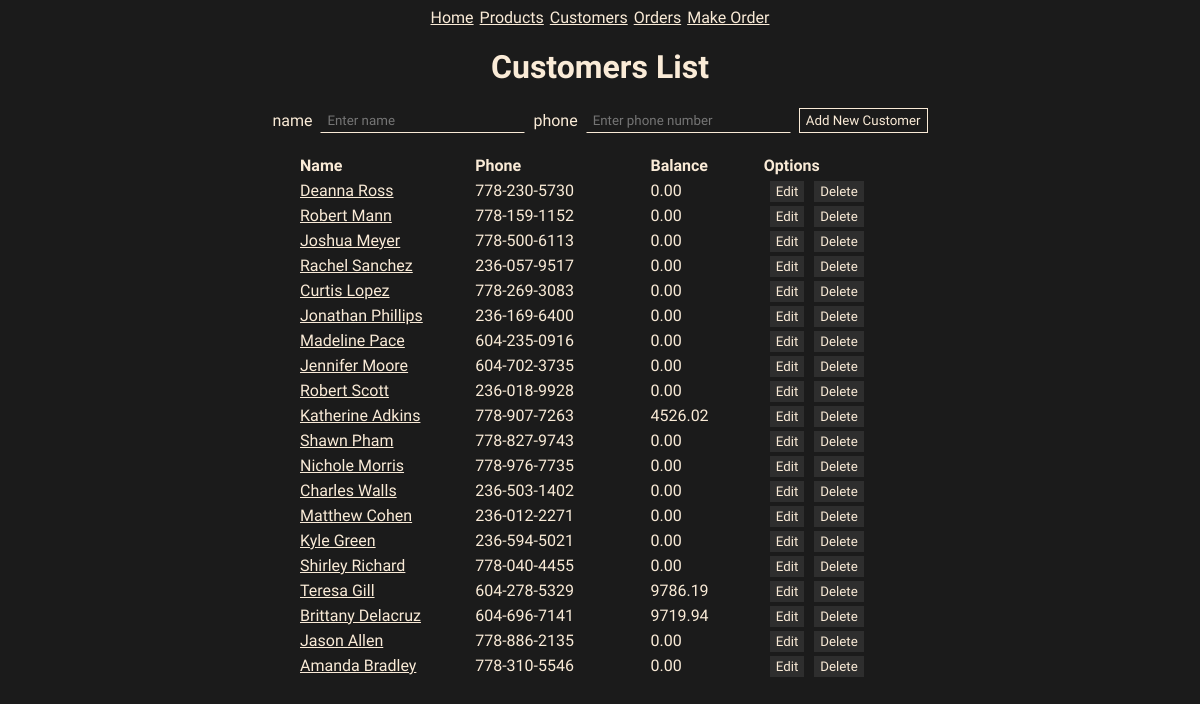
Before: /customers/ with the older database file.
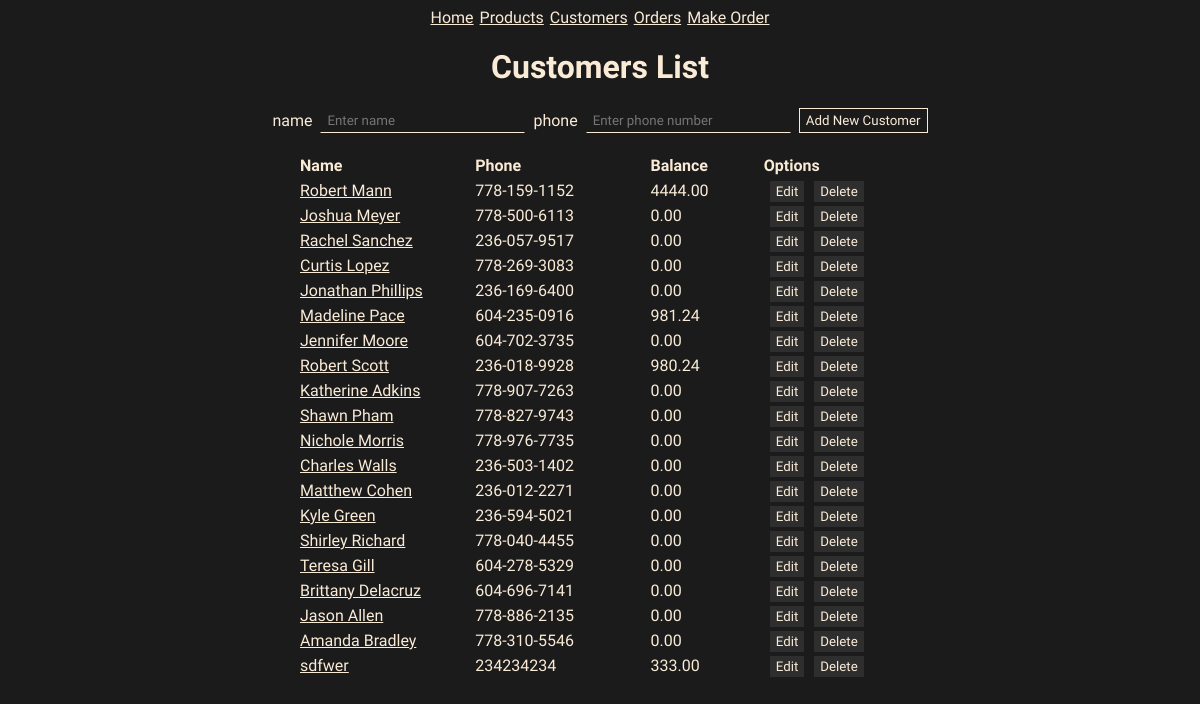
After: the same page with the newer database file.
### models.py (models this page shows)
class Customer(db.Model):
    id = mapped_column(Integer, primary_key=True)
    name = mapped_column(String(50), nullable=False, unique=True)
    phone = mapped_column(String(50), nullable=False)
    balance = mapped_column(Numeric, nullable=False, default=0)
    orders = relationship("Order", back_populates="customer")
    def to_json(self):
        self.balance = round(self.balance, 2)
        return {
            "id":self.id,
            "name":self.name,
            "phone": self.phone,
            "balance": self.balance
        }

### routes/customers.py (the view)
@customers_bp.route("/", methods=['GET', 'POST'])
def customers_list():
    if request.method == 'POST':
        name = request.form['name']
        phone =request.form['phone']
        new_customer = Customer(name=name, phone=phone)
        db.session.add(new_customer)
        db.session.commit()
        return redirect("/")
    else:
        statement = db.select(Customer).order_by(Customer.id)
        results = db.session.execute(statement)
        customers = []
        for customer in results.scalars():
            json_record = Customer.to_json(customer)
            customers.append(json_record)
        return render_template("customers.html", customers = customers)

### templates/customers.html
{% extends "base.html" %}
{% block content %}
<h1>Customers List</h1>
<div class="container">
    <form action="/customers" method="POST">
        name<input type="text" name="name" placeholder="Enter name">
        phone<input type="text" name="phone" placeholder="Enter phone number">
        <input type="submit" value="Add New Customer" class="button">
    </form>
    <table>
        <thead>
            <tr>
                <th scope="col" width="90">Name</th>
                <th scope="col" width="90">Phone</th>
                <th scope="col" width="40">Balance</th>
                <th scope="col" width="70">Options</th>
            </tr>
        </thead>
        <tbody>
            {% for customer in customers %}
            <tr>
                <td><a href="/customers/{{customer.id}}">{{ customer.name }}</a></td>
                <td>{{ customer.phone }}</td>
                <td>{{ customer.balance }}</td>
                <td>
                    <a href="/customers/update/{{customer.id}}" class="btn">Edit</a>
                    <a href="/customers/delete/{{customer.id}}" class="btn"
                        onclick="return confirm('Are you sure to delete?')">Delete</a>
                </td>
            </tr>
            {% endfor %}
        </tbody>
    </table>
</div>
{% endblock %}

### templates/base.html (shortened to what this page needs)
<!doctype html>
<html lang="en">
<head>
    <link rel="stylesheet" type="text/css" href="{{ url_for('static', filename='style.css') }}">
</head>
<body>
    <div class="container">
        <nav>
            <a href="{{ url_for('home') }}">Home</a>
            <a href="{{ url_for('products.products_list') }}">Products</a>
            <a href="{{ url_for('customers.customers_list') }}">Customers</a>
            <a href="{{ url_for('orders.orders_list') }}">Orders</a>
            <a href="{{ url_for('orders.make_order') }}">Make Order</a>
        </nav>
        {% block content %}
        {% endblock %}
    </div>
</body>
</html>

### static/style.css (style rules this page uses)
:root { --font-color: antiquewhite; --background: #1b1b1b; --bg-variant: #2e2e2e; --bg-variant-dark: #1f1e1e; }
body { display: flex; align-items: center; justify-content: center; background-color: var(--background); color: var(--font-color); font-family: "Roboto Condensed", sans-serif; }
nav { display: flex; align-items: center; justify-content: center; gap: 6px; }
.container { width: 80vw; max-width: 600px; display: flex; flex-direction: column; align-items: center; justify-content: center; }
a { color: var(--font-color); }
form { display: flex; gap: 6px; align-items: center; justify-content: center; }
table { margin-top: 20px; width: 100%; border-collapse: collapse; }
th, td { text-align: left; padding: 3px 0; }
input[type="text"] { background-color: transparent; font-family: "Roboto Condensed", sans-serif; border: 1px solid var(--background); padding: 4px 6px; border-bottom: 1px solid var(--font-color); margin: 0 2px; outline: none; color: var(--font-color); }
input[type="submit"] { cursor: pointer; font-family: "Roboto Condensed", sans-serif; background-color: transparent; color: var(--font-color); padding: 4px 6px; border: 1px solid var(--font-color); }
.btn { cursor: pointer; font-family: "Roboto Condensed", sans-serif; font-weight: 500; font-size: smaller; background-color: var(--bg-variant); color: var(--font-color); padding: 3px 6px; text-decoration: none; margin-left: 6px; }

Changed rows visible on the page:
removed Customer: name "Deanna Ross", phone "778-230-5730", balance "0.00"
changed Customer "Robert Mann": balance "0.00" → "4444.00"
changed Customer "Madeline Pace": balance "0.00" → "981.24"
changed Customer "Robert Scott": balance "0.00" → "980.24"
changed Customer "Katherine Adkins": balance "4526.02" → "0.00"
changed Customer "Teresa Gill": balance "9786.19" → "0.00"
changed Customer "Brittany Delacruz": balance "9719.94" → "0.00"
added Customer: name "sdfwer", phone "234234234", balance "333.00"
